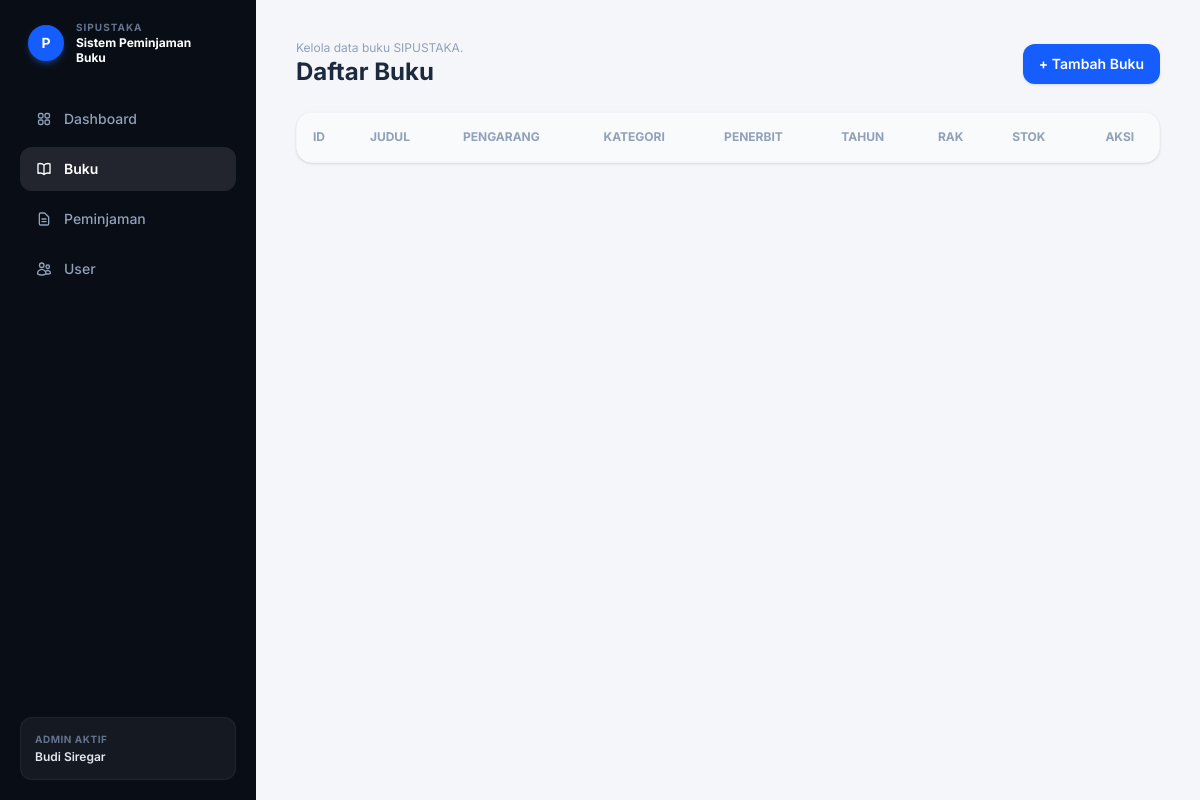
The page /buku/ on the database as committed earlier.
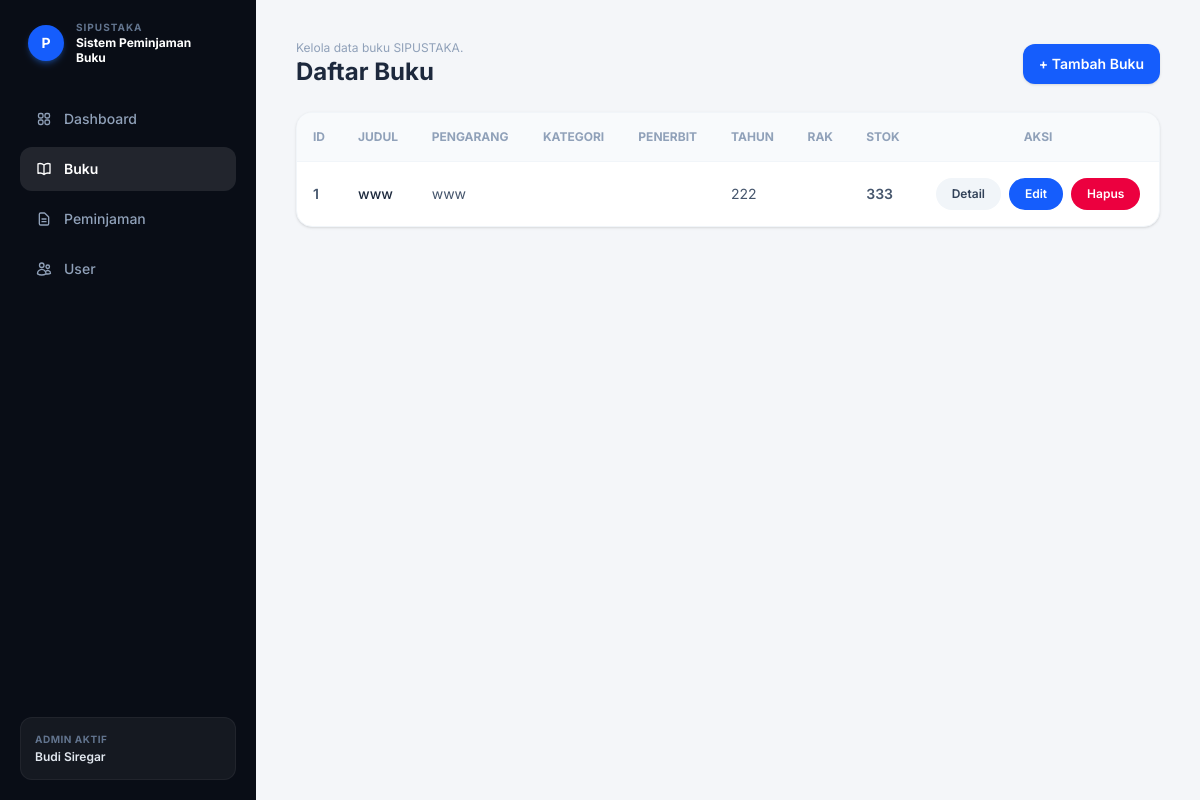
The same page on the database as committed later.
### perpustakaan/models.py (models this page shows, shortened)
class Buku(models.Model):
    id = models.AutoField(primary_key=True)
    judul = models.CharField(max_length=150)
    pengarang = models.CharField(max_length=100) # Sudah disesuaikan dengan RENAME COLUMN di psql kamu
    stok = models.IntegerField(default=0)
    tahun_terbit = models.IntegerField(null=True, blank=True) # Sesuai ADD COLUMN kamu
    class Meta:
        db_table = 'buku' # MEMAKSA Django membaca tabel 'buku' di SQL-mu

### perpustakaan/views.py (the view)
# urls.py: path('buku/', views.daftar_buku, name='daftar_buku'),
def daftar_buku(request):
    buku = Buku.objects.all()
    return render(request, 'perpustakaan/daftar_buku.html', {'daftar_buku': buku})

### perpustakaan/templates/perpustakaan/daftar_buku.html
{% extends 'perpustakaan/base.html' %}
{% block content %}
<div class="flex justify-between items-center mb-6">
    <div>
        <p class="text-xs text-slate-400">Kelola data buku SIPUSTAKA.</p>
        <h2 class="text-2xl font-bold text-slate-800">Daftar Buku</h2>
    </div>
    <a href="{% url 'tambah_buku' %}" class="bg-blue-600 hover:bg-blue-700 text-white text-sm font-semibold px-4 py-2.5 rounded-xl shadow-sm transition">+ Tambah Buku</a>
</div>
<div class="bg-white rounded-2xl shadow-sm border border-slate-100 overflow-hidden">
    <table class="w-full text-left text-sm text-slate-600">
        <thead class="bg-slate-50 text-xs text-slate-400 uppercase border-b border-slate-100">
            <tr>
                <th class="p-4">ID</th>
                <th class="p-4">Judul</th>
                <th class="p-4">Pengarang</th>
                <th class="p-4">Kategori</th>
                <th class="p-4">Penerbit</th>
                <th class="p-4">Tahun</th>
                <th class="p-4">Rak</th>
                <th class="p-4">Stok</th>
                <th class="p-4 text-center">Aksi</th>
            </tr>
        </thead>
        <tbody class="divide-y divide-slate-100">
            {% for b in daftar_buku %}
            <tr class="hover:bg-slate-50/80 transition">
                <td class="p-4 font-semibold">{{ b.id }}</td>
                <td class="p-4 text-slate-800 font-medium">{{ b.judul }}</td>
                <td class="p-4">{{ b.pengarang }}</td>
                <td class="p-4">{{ b.kategori }}</td>
                <td class="p-4">{{ b.penerbit }}</td>
                <td class="p-4">{{ b.tahun_terbit }}</td>
                <td class="p-4">{{ b.rak_lokasi }}</td>
                <td class="p-4 font-semibold">{{ b.stok }}</td>
                <td class="p-4">
                    <div class="flex items-center justify-center gap-2">
                        <a href="{% url 'detail_buku' b.pk %}" class="bg-slate-100 hover:bg-slate-200 text-slate-700 text-xs font-semibold px-4 py-2 rounded-full transition duration-200">Detail</a>
                        <a href="{% url 'edit_buku' b.pk %}" class="bg-blue-600 hover:bg-blue-700 text-white text-xs font-semibold px-4 py-2 rounded-full transition duration-200">Edit</a>
                        <a href="{% url 'hapus_buku' b.pk %}" class="bg-rose-600 hover:bg-rose-700 text-white text-xs font-semibold px-4 py-2 rounded-full transition duration-200">Hapus</a>
                    </div>
                </td>
            </tr>
            {% endfor %}
        </tbody>
    </table>
</div>
{% endblock %}

### perpustakaan/templates/perpustakaan/base.html (shortened to what this page needs)
<!DOCTYPE html>
<html lang="en">
<head>
    <script src="https://cdn.jsdelivr.net/npm/@tailwindcss/browser@4"></script>
</head>
<body class="bg-[#f4f6f9] text-slate-800 antialiased min-h-screen flex">
    <aside class="w-64 bg-[#090d16] text-white flex flex-col justify-between p-5 min-h-screen fixed left-0 top-0 z-10">
        <div>
            <div class="flex items-center gap-3 mb-8 px-2">
                <div class="w-9 h-9 bg-blue-600 rounded-full flex items-center justify-center font-bold text-sm shadow-md shadow-blue-500/30">
                    P
                </div>
                <div>
                    <p class="text-[10px] text-slate-500 font-bold tracking-widest uppercase">Sipustaka</p>
                    <h1 class="text-xs font-bold leading-tight">Sistem Peminjaman<br>Buku</h1>
                </div>
            </div>
            <nav class="space-y-1.5">
    <a href="{% url 'dashboard' %}"
       class="flex items-center gap-3 px-4 py-3 text-sm rounded-xl transition duration-150 {% if request.path == '/' or 'dashboard' in request.path %}bg-white/10 text-white font-semibold{% else %}text-slate-400 hover:text-white hover:bg-white/5 font-medium{% endif %}">
        Dashboard
    </a>
    <a href="{% url 'daftar_buku' %}"
       class="flex items-center gap-3 px-4 py-3 text-sm rounded-xl transition duration-150 {% if 'buku' in request.path %}bg-white/10 text-white font-semibold{% else %}text-slate-400 hover:text-white hover:bg-white/5 font-medium{% endif %}">
        Buku
    </a>
    <a href="{% url 'daftar_peminjaman' %}"
       class="flex items-center gap-3 px-4 py-3 text-sm rounded-xl transition duration-150 {% if 'peminjaman' in request.path %}bg-white/10 text-white font-semibold{% else %}text-slate-400 hover:text-white hover:bg-white/5 font-medium{% endif %}">
        <svg class="w-4 h-4" fill="none" stroke="currentColor" stroke-width="2" viewBox="0 0 24 24"><path stroke-linecap="round" stroke-linejoin="round" d="M9 12h6m-6 4h6m2 5H7a2 2 0 0 1-2-2V5a2 2 0 0 1 2-2h5.586a1 1 0 0 1 .707.293l5.414 5.414a1 1 0 0 1 .293.707V19a2 2 0 0 1-2 2Z"/></svg>
        Peminjaman
    </a>
    <a href="{% url 'daftar_user' %}"
       class="flex items-center gap-3 px-4 py-3 text-sm rounded-xl transition duration-150 {% if 'user' in request.path %}bg-white/10 text-white font-semibold{% else %}text-slate-400 hover:text-white hover:bg-white/5 font-medium{% endif %}">
        User
    </a>
</nav>
        </div>
        <div class="bg-white/5 p-3.5 rounded-xl border border-white/5">
            <p class="text-[10px] text-slate-500 font-bold uppercase tracking-wider">Admin Aktif</p>
            <p class="text-xs font-semibold text-slate-200 mt-0.5">Budi Siregar</p>
        </div>
    </aside>
    <main class="flex-1 min-h-screen ml-64 p-8 lg:p-10">
        {% block content %}
        {% endblock %}
    </main>
</body>
</html>

### perpustakaan/templates/perpustakaan/base.html (style rules this page uses)
body { font-family: 'Inter', sans-serif; }

Rows that differ between the two databases and show on the page:
added Buku: id "1", judul "www", pengarang "www", tahun_terbit "222", stok "333"
